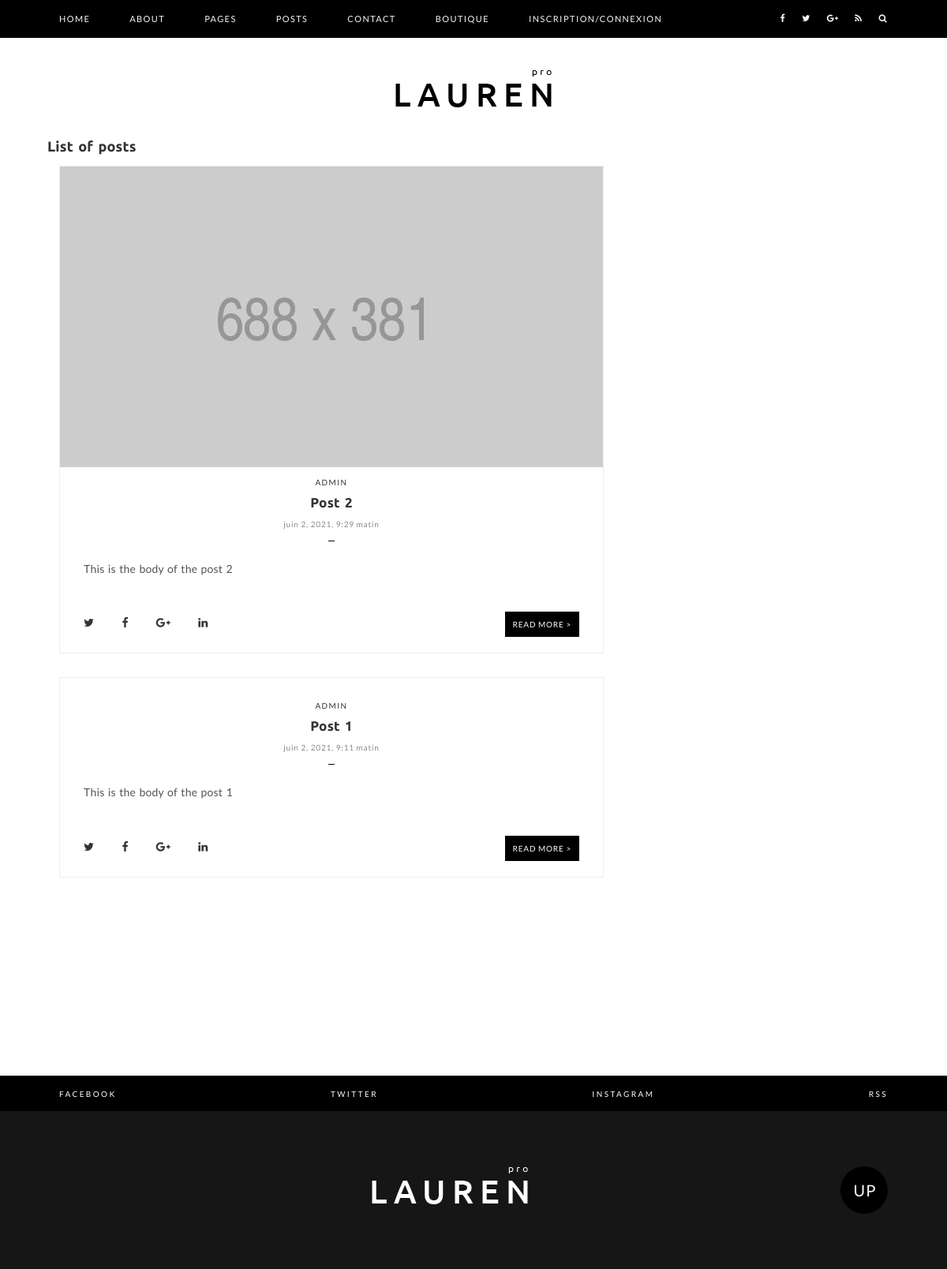
Page /post-list on the committed database.
### blog/models.py (models this page shows, shortened)
class Post(models.Model):
    author = models.ForeignKey(Account, verbose_name='Author of the post', on_delete=models.CASCADE)
    title = models.CharField(max_length=255, null=True)
    slug = models.SlugField(max_length=40, null=True)
    body = models.TextField(max_length=3000, null=True)
    main_img = models.ImageField(upload_to='images/', null=True, blank=True)
    date_added = models.DateTimeField(auto_now_add=True)
    class Meta:
        ordering = ['-date_added']

### account/models.py (models this page shows, shortened)
class Account(models.Model):
    user = models.ForeignKey(User, verbose_name='Associated user', on_delete=models.CASCADE)
    userId = models.IntegerField(null=True)
    def __str__(self):
        return self.user.username

### blog/views.py (the view)
# urls.py: path('post-list', views.postList, name='post-list'),
def postList(request):
    posts = Post.objects.all()
    return render(request, 'blog/post-list.html', {'posts': posts})

### templates/blog/post-list.html
{% extends 'base/main.html' %}
{% block contenu %}
<div class="main-content">
    <div class="container">
        <div class="row">
            <h1>List of posts</h1>
            <br>
            <div class="col-md-8">
                <div class="normal-posts">
                    {% for post in posts %}
                    <div class="normal-post">
                        <div class="normal-post-image">
                            <a href="{% url 'post_detail' post.slug %}"><img src="{{ post.main_img.url }}" alt=""></a>
                        </div>
                        <div class="normal-post-title">
                            <span class="category"><a href="#">{{ post.author }}</a></span>
                            <h2><a href="{% url 'post_detail' post.slug %}">{{ post.title }}</a></h2>
                            <time class="post-date">{{ post.date_added }}</time>
                        </div>
                        <div class="normal-post-content">
                            <p>{{ post.body }}</p>
                        </div>
                        <div class="normal-post-footer">
                            <ul class="post-share">
                                <li><a href="#"><i class="fa fa-twitter"></i></a></li>
                                <li><a href="#"><i class="fa fa-facebook"></i></a></li>
                                <li><a href="#"><i class="fa fa-google-plus"></i></a></li>
                                <li><a href="#"><i class="fa fa-linkedin"></i></a></li>
                            </ul>
                            <div class="read-more-button">
                                <span class="medium-button"><a href="{% url 'post_detail' post.slug %}">Read More ></a></span>
                            </div>
                        </div>
                    </div>
                    {% endfor %}
                </div>
            </div>
        </div>
    </div>
</div>
{% endblock %}

### static/css/style-main.css (style rules this page uses)
html, body, div, span, applet, object, iframe, h1, h2, h3, h4, h5, h6, p, blockquote, pre, a, abbr, acronym, address, big, cite, code, del, dfn, em, img, ins, kbd, q, s, samp, small, strike, strong, sub, sup, tt, var, b, u, i, center, dl, dt, dd, ol, ul, li, fieldset, form, label, legend, table, caption, tbody, tfoot, thead, tr, th, td, article, aside, canvas, details, embed, figure, figcaption, footer, header, hgroup, menu, nav, output, ruby, section, summary, time, mark, audio, video { margin: 0; padding: 0; border: 0; font-size: 100%; font: inherit; vertical-align: baseline; }
body { line-height: 1; }
ol, ul { list-style: none; }
body { overflow-x:hidden; position: relative; }
h1, h2, h3, h4, h5, h6 { color: #333; font-family: 'Ubuntu', sans-serif; line-height: 1; letter-spacing: .2px; word-spacing: 1.8px; font-weight: 700; }
h1 { font-size: 18px; }
h2 { font-size: 17px; }
img { max-width: 100%; height: auto; vertical-align: middle; }
p { color: #555; font-size: 14px; font-family: 'Lato', sans-serif; line-height: 21.4px; letter-spacing: .2px; word-spacing: 1.4px; font-weight: 400; }
ul li, ol li { font-size: 11px; font-family: 'Lato', sans-serif; font-weight: 400; letter-spacing: 1.4px; }
time, span { font-family: 'Lato', sans-serif; }
a { color: #333 }
.container { max-width: 1080px; }
h1 a, h2 a, h3 a, h4 a, h5 a, h6 a { -webkit-transition: all .25s ease-in-out; transition: all .25s ease-in-out; }
.small-button a, .medium-button a, .large-button a { -webkit-transition: all .25s ease-in-out; transition: all .25s ease-in-out; }
.post-date { font-size: 10px; color: #888; letter-spacing: 0.8px; }
.normal-post { border: 1px solid #eee; margin-bottom: 30px; position: relative; }
.normal-post img { width: 100%; height: auto; -o-object-fit: cover; object-fit: cover; }
.normal-post-title { text-align: center; padding: 10px 0; }
.normal-post-title h2 { margin: 10px 0; }
.category { font-size: 10px; letter-spacing: 1.4px; text-transform: uppercase; color: #555; }
.normal-post-content { padding: 0 30px; }
.normal-post-content p { text-align: justify; }
.normal-post-content p { margin-bottom: 10px; }
.normal-post-content p:last-child { margin-bottom: 20px; }
.normal-post-footer { padding: 30px; }
.post-share { display: inline-block; }
.post-share li { display: inline-block; margin-right: 30px; }
.post-share li:last-child { margin-right: 0; }
.post-share li i { font-size: 14px; }
.read-more-button { float: right; }
.small-button a, .medium-button a, .large-button a { background-color: #000; color: #fff; font-family: 'Lato', sans-serif; text-transform: uppercase; letter-spacing: .8px; }
.medium-button a { padding: 10px; font-size: 10px; line-height: 20px; }
.page-title:after, .normal-post-title:after, .widget-title:after { content: ' '; display: block; height: 1px; width: 8px; background-color: #000; margin: 14px auto; }

### rows in the picture
Post: main_img (picture), author "ADMIN", title "Post 2", date_added "juin 2, 2021, 9:29 matin", body "This is the body of the post 2"
Post: author "ADMIN", title "Post 1", date_added "juin 2, 2021, 9:11 matin", body "This is the body of the post 1"
